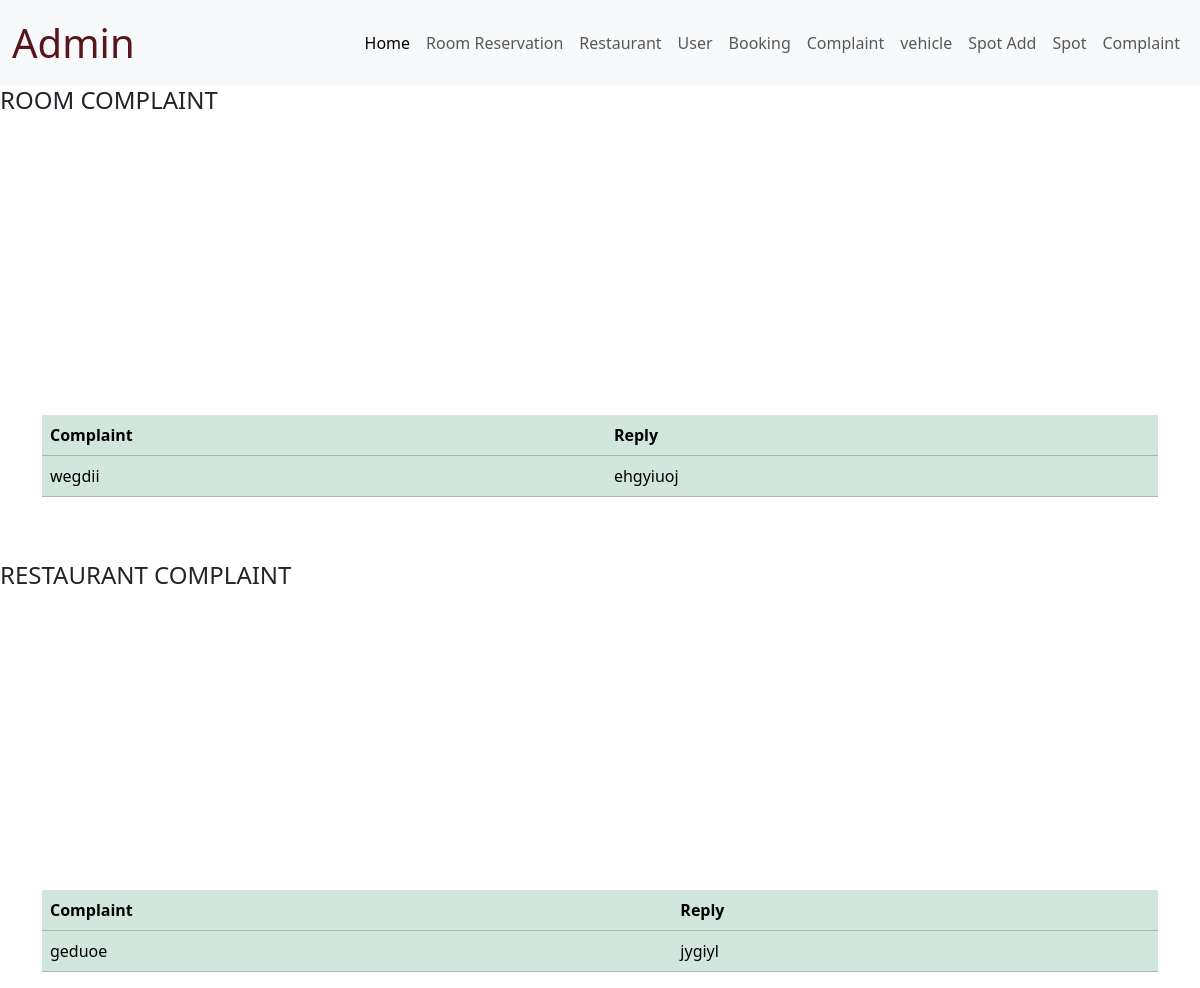
The page /complaint/ on the database its author committed.
### world_wallet_expence_app/models.py (models this page shows)
class RoomComplaintTable(models.Model):
     LOGINID=models.ForeignKey(LoginTable, on_delete=models.CASCADE)
     complaint=models.CharField(max_length=20, null=True,blank=True)
     reply=models.CharField(max_length=20, null=True,blank=True)
     created_at=models.DateField(auto_now_add=True)

class RestaurantComplaintTable(models.Model):
     USERID=models.ForeignKey(UserTable, on_delete=models.CASCADE)
     complaint=models.CharField(max_length=20, null=True,blank=True)
     reply=models.CharField(max_length=20, null=True,blank=True)
     created_at=models.DateField(auto_now_add=True)

### world_wallet_expence_app/views.py (the view, shortened to what this page needs)
# urls.py: path('complaint/', Complaint.as_view(), name='complaint'),
class Complaint(View):
    def get(self, request):
        u=RoomComplaintTable.objects.filter(LOGINID__Type='room')
        f = RestaurantComplaintTable.objects.all()
        return render(request, "ADMIN/complaint.html", {'f': f,'u':u})

### templates/ADMIN/complaint.html (shortened to what this page needs)
<!DOCTYPE html>
<html lang="en">
<head>
    <link href="https://cdn.jsdelivr.net/npm/bootstrap@5.3.3/dist/css/bootstrap.min.css" rel="stylesheet">
    <link rel="stylesheet" href="complaint.css">
</head>
<body>
    <nav class="navbar navbar-expand-lg bg-body-tertiary">
        <div class="container-fluid">
          <a class="navbar-brand fs-1 text-danger-emphasis" href="#">Admin</a>
          <div class="collapse navbar-collapse" id="navbarSupportedContent">
            <ul class="navbar-nav ms-auto mb-2 mb-lg-0">
              <li class="nav-item">
                <a class="nav-link active" aria-current="page" href="/home">Home</a>
              </li>
              <li class="nav-item">
                <a class="nav-link" href="/room">Room Reservation</a>
              </li>
              <li class="nav-item">
                <a class="nav-link" href="/restaurant">Restaurant</a>
              </li>
              <li class="nav-item">
                <a class="nav-link" href="/user">User</a>
              </li>
              <li class="nav-item">
                <a class="nav-link" href="/booking">Booking</a>
              </li>
              <li class="nav-item">
                <a class="nav-link" href="/Rentvehadd">Complaint</a>
              </li>
              <li class="nav-item">
                <a class="nav-link" href="/viewrentveh">vehicle</a>
              </li>
                <li class="nav-item">
                    <a class="nav-link" href="/spotadd">Spot Add</a>
                  </li>
                  <li class="nav-item">
                    <li class="nav-item">
                        <a class="nav-link" href="/spotview">Spot</a>
                      </li>
                      <li class="nav-item">
                <a class="nav-link" href="/complaint">Complaint</a>
              </li>
            </ul>
          </div>
        </div>
      </nav>
<h4>ROOM COMPLAINT</h4>
    <div class="container">
        <table class="table table-success">
            <thead>
                <tr>
                    <th scope="col">Complaint</th>
                    <th scope="col">Reply</th>
                    <th colspan="3"></th>
                </tr>
            </thead>
            <tbody>
                {% for i in u %}
                <tr>
                    <td>{{i.complaint}}</td>
                    <td>{{i.reply}}</td>
                    <td>
                    </td>
                </tr>
                {% endfor %}
            </tbody>
        </table>
    </div>
<br><br>
<h4>RESTAURANT COMPLAINT</h4>
<div class="container">
  <table class="table table-success">
      <thead>
          <tr>
              <th scope="col">Complaint</th>
              <th scope="col">Reply</th>
              <th colspan="3"></th>
          </tr>
      </thead>
      <tbody>
          {% for i in f %}
          <tr>
              <td>{{i.complaint}}</td>
              <td>{{i.reply}}</td>
              <td>
              </td>
          </tr>
          {% endfor %}
      </tbody>
  </table>
</div>
</body>
</html>

### static/ADMINCSS/complaint.css (style rules this page uses)
body { background-image: url('https://wallpaperbat.com/img/753065-download-watercolour-wallpaper-hd-background-download-t.jpg'); background-position: center; background-size: cover; background-repeat:no-repeat ; backdrop-filter: blur(6px); }
.container { margin-top: 300px; }

### rows shown on the page
RoomComplaintTable: complaint "wegdii", reply "ehgyiuoj"
RestaurantComplaintTable: complaint "geduoe", reply "jygiyl"
